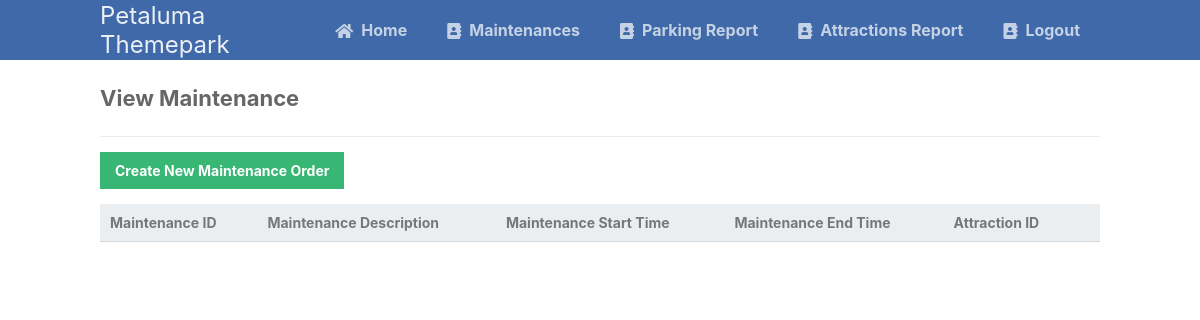
Before: /read_Maintenance.php with the older database file.
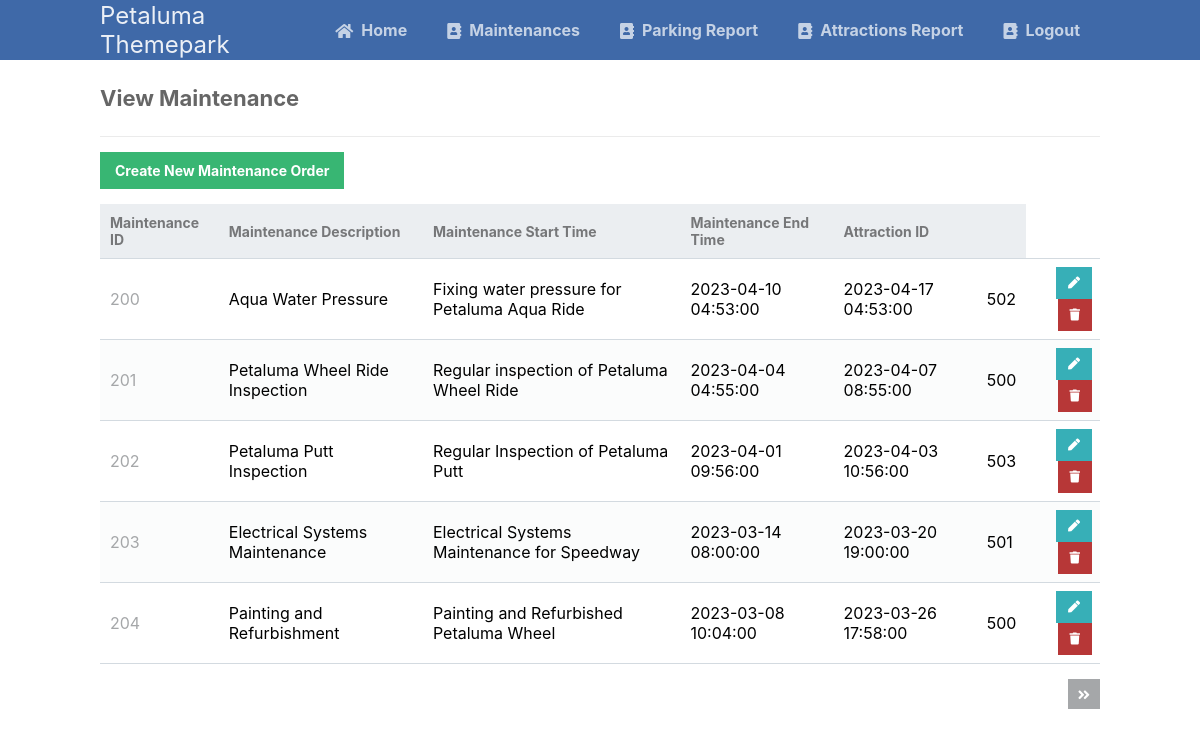
After: the same page with the newer database file.
### tables this page shows
CREATE TABLE `maintenance` (
  `maintenance_ID` mediumint NOT NULL AUTO_INCREMENT,
  `maintenance_name` varchar(45) NOT NULL,
  `maintenance_description` varchar(255) NOT NULL,
  `maintenance_start_time` datetime NOT NULL DEFAULT CURRENT_TIMESTAMP,
  `maintenance_end_time` datetime NOT NULL DEFAULT CURRENT_TIMESTAMP,
  `attractionID` mediumint NOT NULL,
  PRIMARY KEY (`maintenance_ID`),
  KEY `attractionID` (`attractionID`),
  CONSTRAINT `maintenance_ibfk_1` FOREIGN KEY (`attractionID`) REFERENCES `attraction` (`attraction_ID`)
);

### read_Maintenance.php (the view, shortened to what this page needs)
<?php
include 'CRUD_function.php';
$pdo = pdo_connect_mysql();
$page = isset($_GET['page']) && is_numeric($_GET['page']) ? (int)$_GET['page'] : 1;
$records_per_page = 5;
$stmt = $pdo->prepare('SELECT * FROM maintenance ORDER BY maintenance_ID LIMIT :current_page, :record_per_page');
$stmt->bindValue(':current_page', ($page-1)*$records_per_page, PDO::PARAM_INT);
$stmt->bindValue(':record_per_page', $records_per_page, PDO::PARAM_INT);
$stmt->execute();
$maintenances = $stmt->fetchAll(PDO::FETCH_ASSOC);
$num_maintenances = $pdo->query('SELECT COUNT(*) FROM maintenance')->fetchColumn();
?>
<?=template_header('View Maintenance')?>
<div class="content read">
	<h2>View Maintenance</h2>
	<a href="create_Maintenance.php" class="create-contact">Create New Maintenance Order</a>
	<table>
        <thead>
            <tr>
                <td>Maintenance ID</td>
                <td>Maintenance Description</td>
                <td>Maintenance Start Time</td>
                <td>Maintenance End Time</td>
                <td>Attraction ID</td>
                <td></td>
            </tr>
        </thead>
        <tbody>
            <?php foreach ($maintenances as $maintenance): ?>
            <tr>
                <td><?=$maintenance['maintenance_ID']?></td>
                <td><?=$maintenance['maintenance_name']?></td>
                <td><?=$maintenance['maintenance_description']?></td>
                <td><?=$maintenance['maintenance_start_time']?></td>
                <td><?=$maintenance['maintenance_end_time']?></td>
                <td><?=$maintenance['attractionID']?></td>
                <td class="actions">
                    <a href="update_Maintenance.php?id=<?=$maintenance['maintenance_ID']?>" class="edit"><i class="fas fa-pen fa-xs"></i></a>
                    <a href="delete_Maintenance.php?id=<?=$maintenance['maintenance_ID']?>" class="trash"><i class="fas fa-trash fa-xs"></i></a>
                </td>
            </tr>
            <?php endforeach; ?>
        </tbody>
    </table>
	<div class="pagination">
		<?php if ($page*$records_per_page < $num_maintenances): ?>
		<a href="read_Maintenance.php?page=<?=$page+1?>"><i class="fas fa-angle-double-right fa-sm"></i></a>
		<?php endif; ?>
	</div>
</div>
<?=template_footer()?>

### CRUD_function.php (shortened to what this page needs)
<?php
function template_header($title) {
echo <<<EOT
<!DOCTYPE html>
<html>
    <head>
        <meta charset="utf-8">
        <title>$title</title>
        <link href="CRUD_style.css" rel="stylesheet" type="text/css">
        <link rel="stylesheet" href="https://use.fontawesome.com/releases/v5.7.1/css/all.css">
    </head>
    <body>
    <nav class="navtop">
        <div>
            <h1>Petaluma Themepark</h1>
            <a href="Home_Page.php"><i class="fas fa-home"></i>Home</a>
            <a href="read_Maintenance.php"><i class="fas fa-address-book"></i>Maintenances</a>
            <a href="Parking_report.php"><i class="fas fa-address-book"></i>Parking Report</a>
            <a href="attractionUseReport.php"><i class="fas fa-address-book"></i>Attractions Report</a>
            <a href="Logout_Admin.php"><i class="fas fa-address-book"></i>Logout</a>
        </div>
    </nav>
EOT;
}
function template_footer() {
echo <<<EOT
    </body>
</html>
EOT;
}
?>

### CRUD_style.css (style rules this page uses)
* { box-sizing: border-box; font-family: -apple-system, BlinkMacSystemFont, "segoe ui", roboto, oxygen, ubuntu, cantarell, "fira sans", "droid sans", "helvetica neue", Arial, sans-serif; font-size: 16px; -webkit-font-smoothing: antialiased; -moz-osx-font-smoothing: grayscale; }
body { background-color: #FFFFFF; margin: 0; }
.navtop { background-color: #3f69a8; height: 60px; width: 100%; border: 0; }
.navtop div { display: flex; margin: 0 auto; width: 1000px; height: 100%; }
.navtop div h1, .navtop div a { display: inline-flex; align-items: center; }
.navtop div h1 { flex: 1; font-size: 24px; padding: 0; margin: 0; color: #ecf0f6; font-weight: normal; }
.navtop div a { padding: 0 20px; text-decoration: none; color: #c5d2e5; font-weight: bold; }
.navtop div a i { padding: 2px 8px 0 0; }
.content { width: 1000px; margin: 0 auto; }
.content h2 { margin: 0; padding: 25px 0; font-size: 22px; border-bottom: 1px solid #ebebeb; color: #666666; }
.read .create-contact { display: inline-block; text-decoration: none; background-color: #38b673; font-weight: bold; font-size: 14px; color: #FFFFFF; padding: 10px 15px; margin: 15px 0; }
.read .pagination { display: flex; justify-content: flex-end; }
.read .pagination a { display: inline-block; text-decoration: none; background-color: #a5a7a9; font-weight: bold; color: #FFFFFF; padding: 5px 10px; margin: 15px 0 15px 5px; }
.read table { width: 100%; padding-top: 30px; border-collapse: collapse; }
.read table thead { background-color: #ebeef1; border-bottom: 1px solid #d3dae0; }
.read table thead td { padding: 10px; font-weight: bold; color: #767779; font-size: 14px; }
.read table tbody tr { border-bottom: 1px solid #d3dae0; }
.read table tbody tr:nth-child(even) { background-color: #fbfcfc; }
.read table tbody tr td { padding: 10px; }
.read table tbody tr td:nth-child(1) { color: #a5a7a9; }
.read table tbody tr td.actions { padding: 8px; text-align: right; }
.read table tbody tr td.actions .edit, .read table tbody tr td.actions .trash { display: inline-flex; text-align: right; text-decoration: none; color: #FFFFFF; padding: 10px 12px; }
.read table tbody tr td.actions .trash { background-color: #b73737; }
.read table tbody tr td.actions .edit { background-color: #37afb7; }

Changed rows visible on the page:
added maintenance: maintenance_ID "200", maintenance_name "Aqua Water Pressure", maintenance_description "Fixing water pressure for Petaluma Aqua Ride", maintenance_start_time "2023-04-10 04:53:00", maintenance_end_time "2023-04-17 04:53:00", attractionID "502"
added maintenance: maintenance_ID "201", maintenance_name "Petaluma Wheel Ride Inspection", maintenance_description "Regular inspection of Petaluma Wheel Ride", maintenance_start_time "2023-04-04 04:55:00", maintenance_end_time "2023-04-07 08:55:00", attractionID "500"
added maintenance: maintenance_ID "202", maintenance_name "Petaluma Putt Inspection", maintenance_description "Regular Inspection of Petaluma Putt", maintenance_start_time "2023-04-01 09:56:00", maintenance_end_time "2023-04-03 10:56:00", attractionID "503"
added maintenance: maintenance_ID "203", maintenance_name "Electrical Systems Maintenance", maintenance_description "Electrical Systems Maintenance for Speedway", maintenance_start_time "2023-03-14 08:00:00", maintenance_end_time "2023-03-20 19:00:00", attractionID "501"
added maintenance: maintenance_ID "204", maintenance_name "Painting and Refurbishment", maintenance_description "Painting and Refurbished Petaluma Wheel", maintenance_start_time "2023-03-08 10:04:00", maintenance_end_time "2023-03-26 17:58:00", attractionID "500"
